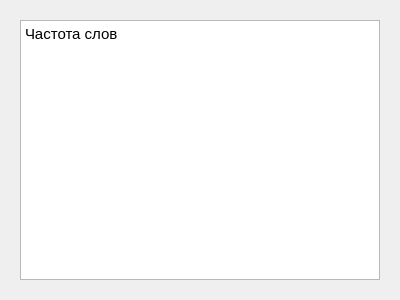
<?xml version="1.0" encoding="UTF-8"?>
<ui version="4.0">
 <class>wordfrequencydialog</class>
 <widget class="QDialog" name="wordfrequencydialog">
  <property name="geometry">
   <rect>
    <x>0</x>
    <y>0</y>
    <width>400</width>
    <height>300</height>
   </rect>
  </property>
  <property name="windowTitle">
   <string>CountIt</string>
  </property>
  <layout class="QGridLayout" name="gridLayout">
   <property name="leftMargin">
    <number>20</number>
   </property>
   <property name="topMargin">
    <number>20</number>
   </property>
   <property name="rightMargin">
    <number>20</number>
   </property>
   <property name="bottomMargin">
    <number>20</number>
   </property>
   <item row="0" column="0">
    <widget class="QTextBrowser" name="textBrowser">
     <property name="html">
      <string>&lt;!DOCTYPE HTML PUBLIC &quot;-//W3C//DTD HTML 4.0//EN&quot; &quot;http://www.w3.org/TR/REC-html40/strict.dtd&quot;&gt;
&lt;html&gt;&lt;head&gt;&lt;meta name=&quot;qrichtext&quot; content=&quot;1&quot; /&gt;&lt;meta charset=&quot;utf-8&quot; /&gt;&lt;style type=&quot;text/css&quot;&gt;
p, li { white-space: pre-wrap; }
hr { height: 1px; border-width: 0; }
li.unchecked::marker { content: &quot;\2610&quot;; }
li.checked::marker { content: &quot;\2612&quot;; }
&lt;/style&gt;&lt;/head&gt;&lt;body style=&quot; font-family:'Cantarell'; font-size:11pt; font-weight:400; font-style:normal;&quot;&gt;
&lt;p style=&quot; margin-top:0px; margin-bottom:0px; margin-left:0px; margin-right:0px; -qt-block-indent:0; text-indent:0px;&quot;&gt;Частота слов&lt;/p&gt;&lt;/body&gt;&lt;/html&gt;</string>
     </property>
    </widget>
   </item>
  </layout>
 </widget>
 <resources/>
 <connections/>
</ui>
